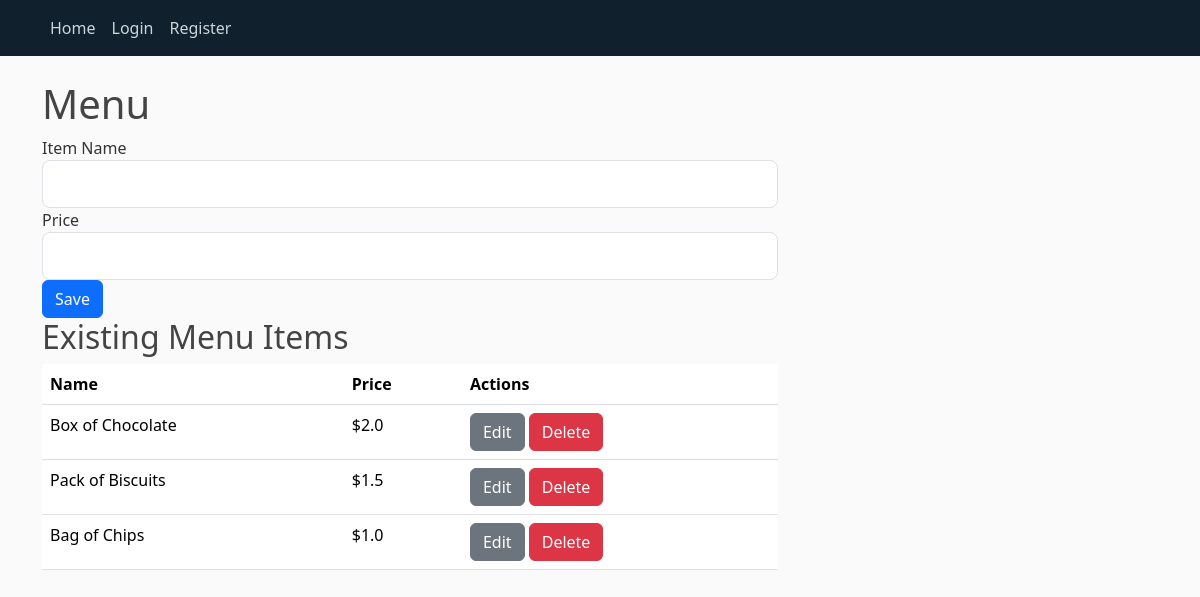
Before: /menu with the older database file.
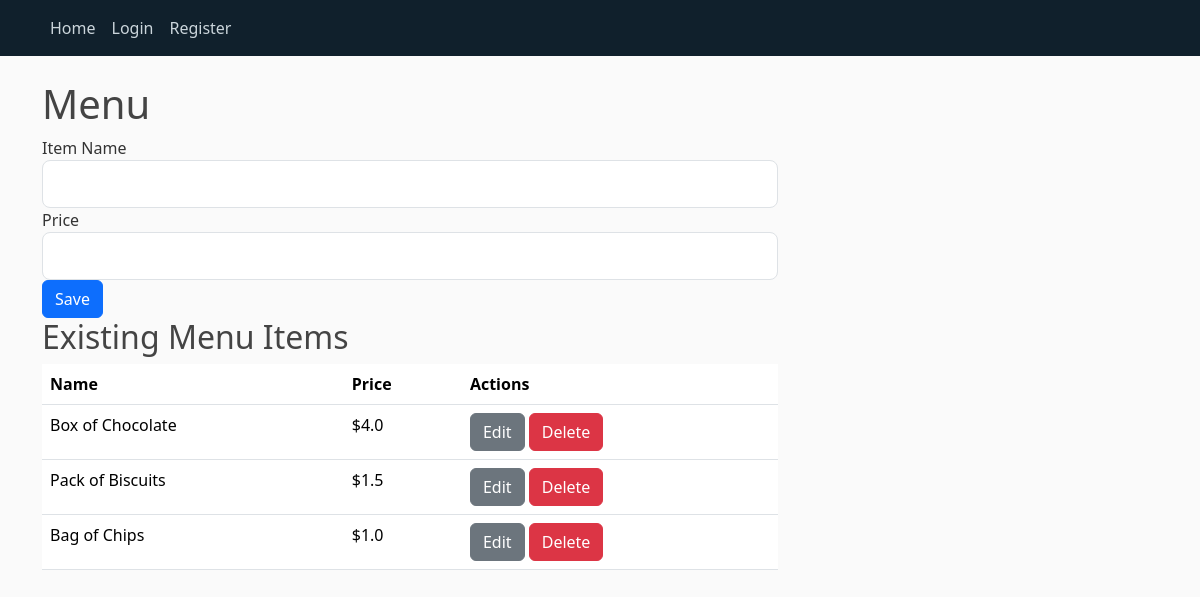
After: the same page with the newer database file.
### app/models.py (models this page shows, shortened)
class Menu(db.Model):
    id = db.Column(db.Integer, primary_key=True)
    name = db.Column(db.String(80), nullable=False)
    price = db.Column(db.Float, nullable=False)

### app/menu_routes.py (the view)
@menu_bp.route("/menu", methods=['GET', 'POST'])
def menu_page():
    form = MenuItemForm()
    if form.validate_on_submit():
        new_item = Menu(name=form.name.data, price=form.price.data)
        db.session.add(new_item)
        db.session.commit()
        flash('Menu item has been added!', 'success')
        return redirect(url_for('menu_bp.menu_page'))
    menu_items = Menu.query.all()
    return render_template('menu.html', form=form, menu_items=menu_items)

### app/form.py
class MenuItemForm(FlaskForm):
    name = StringField('Item Name', validators=[DataRequired()])
    price = DecimalField('Price', validators=[DataRequired()])
    submit = SubmitField('Save')

### app/templates/menu.html (shortened to what this page needs)
{% extends "layout.html" %}
{% block content %}
<h1>Menu</h1>
<form method="POST" action="{{ url_for('menu_bp.menu_page') }}">
    <div class="form-group">
        {{ form.name.label(class="form-control-label") }}
        {{ form.name(class="form-control form-control-lg") }}
    </div>
    <div class="form-group">
        {{ form.price.label(class="form-control-label") }}
        {{ form.price(class="form-control form-control-lg") }}
    </div>
    <div class="form-group">
        {{ form.submit(class="btn btn-primary") }}
    </div>
</form>
<h2>Existing Menu Items</h2>
<table class="table">
    <thead>
        <tr>
            <th>Name</th>
            <th>Price</th>
            <th>Actions</th>
        </tr>
    </thead>
    <tbody>
        {% for item in menu_items %}
        <tr>
            <td>{{ item.name }}</td>
            <td>${{ item.price }}</td>
            <td>
                <a href="{{ url_for('menu_bp.edit_menu_item', item_id=item.id) }}" class="btn btn-secondary">Edit</a>
                <form method="POST" action="{{ url_for('menu_bp.delete_menu_item', item_id=item.id) }}" style="display:inline;">
                    <button type="submit" class="btn btn-danger">Delete</button>
                </form>
            </td>
        </tr>
        {% endfor %}
    </tbody>
</table>
{% endblock %}

Changed rows visible on the page:
changed Menu "Box of Chocolate": price "2.0" → "4.0"
